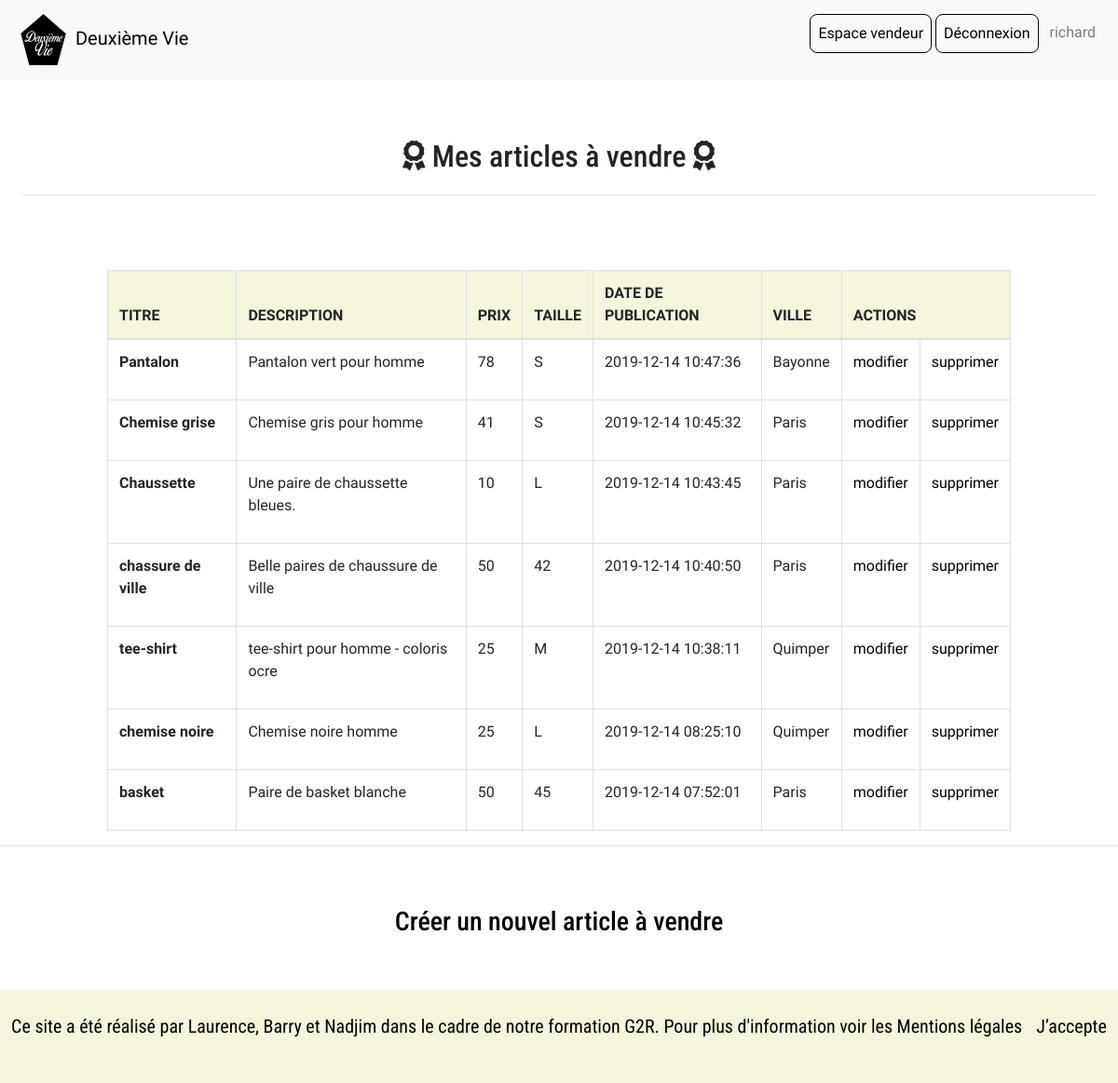
The app's page /article_seller.php (signed in) with its own data.
### tables this page shows
CREATE TABLE IF NOT EXISTS `articles` (
  `id` int(11) NOT NULL AUTO_INCREMENT,
  `title` varchar(255) NOT NULL,
  `description` text,
  `price` decimal(10,0) NOT NULL,
  `size` varchar(15) NOT NULL,
  `published_at` datetime NOT NULL,
  `city` varchar(255) NOT NULL,
  `id_user` int(11) NOT NULL,
  `id_category` int(11) NOT NULL,
  PRIMARY KEY (`id`),
  KEY `id_user` (`id_user`)
);

### article_seller.php (the view, shortened to what this page needs)
<?php include("header.php");
require_once("database.php");
$maRequete = $db->prepare('SELECT * FROM articles WHERE id_user = :boiteidUser ORDER BY published_at DESC');
$maRequete->execute([
    "boiteidUser" => $_SESSION['utilisateur']['id']
]);
$articles = $maRequete->fetchAll();
?>
<div class="starter-template">
        <h1><i class="fas fa-award"></i> Mes articles à vendre <i class="fas fa-award"></i></h1>
<hr>
</div>
<div class="col-md-10 mx-auto">
<table class="table table-bordered">
  <thead>
    <tr>
    <p><th scope="col" style="background: #f5f5dc">TITRE</th></p>
    <p><th scope="col" style="background: #f5f5dc">DESCRIPTION</th></p>
    <p><th scope="col" style="background: #f5f5dc">PRIX</th></p>
    <p><th scope="col" style="background: #f5f5dc">TAILLE</th></p>
    <p><th scope="col" style="background: #f5f5dc">DATE DE PUBLICATION</th></p>
    <p><th scope="col" style="background: #f5f5dc">VILLE</th></p>
    <p><th colspan="2" style="background: #f5f5dc">ACTIONS</th></p>
    </tr>
  </thead>
  <tbody>
  <?php foreach($articles as $article): ?>
    <tr>
      <th scope="row"><?php echo htmlspecialchars($article['title']); ?></th>
        <td><?php echo $article['description']; ?></td>
        <td><?php echo htmlspecialchars($article['price']); ?></td>
        <td><?php echo htmlspecialchars($article['size']); ?></td>
        <td><?php echo htmlspecialchars($article['published_at']); ?></td>
        <td><?php echo htmlspecialchars($article['city']); ?></td>
        <td><a href="article_seller_edit.php?idArticle=<?php echo $article["id"];?>">modifier</a></td>
        <td><a href="article_seller_delete.php?idArticle=<?php echo $article["id"];?>">supprimer</a></td>
    </tr>
  <?php endforeach; ?>
  </tbody>
</table>
</div>
<hr>
<div class="starter-template">
   <h3><a href="article_seller_create.php">Créer un nouvel article à vendre</a></h3>
</div>
<?php include('footer.php');?>

### header.php (shortened to what this page needs)
<!DOCTYPE html>
<html lang="fr">
<head>
    <link rel="stylesheet" href="https://stackpath.bootstrapcdn.com/bootstrap/4.4.1/css/bootstrap.min.css">
    <link rel="stylesheet" href="https://use.fontawesome.com/releases/v5.6.3/css/all.css"
>
    <link rel="stylesheet" href="css/normalize.css">
    <link rel="stylesheet" href="css/style.css">
</head>
<body>
    <nav class="navbar navbar-expand-md navbar-light fixed-top bg-light">
    <a class="navbar-brand" href="index.php">
        <img src="images/logo/logo.png" class="image-logo" alt="image du logo deuxième vie">
        Deuxième Vie
    </a>
    <div class="collapse navbar-collapse" id="navbarCollapse">
        <ul class="navbar-nav ml-auto" >
        <?php if(isset($_SESSION['utilisateur'])): ?>
                <?php if($_SESSION['utilisateur']['role'] === 'customer'): ?>
                    <li  class="nav-item">
                        <a class="nav-link bouton-beige" href="article_seller.php" >Espace vendeur</a>
                    </li>
                <?php endif; ?>
                    <li  class="nav-item">
                            <a class="nav-link bouton-beige" href="user_logout.php" class="site-menu-item">Déconnexion</a>
                    </li>
        <?php endif; ?>
        <?php if(isset($_SESSION['utilisateur'])): ?>
                    <li  class="nav-item">
                        <p class="nav-link"> <?php echo $_SESSION['utilisateur']['name']; ?></p>
                    </li>
        <?php endif; ?>
        </ul>
    </div>
    </nav>
    <div class="header-padding">

### footer.php (shortened to what this page needs)
</div>
<footer class="footer w-100 container-fluid" style="background: #f5f5dc">
        <div class="row justify-content-between col-11 mx-auto">
        <div>
        </div>
            <div>
                <button type="button" class="btn text-black btn-footer p-0 ml-3"  data-toggle="modal" data-target="#modalMentions">Mentions légales</button>
                <button type="button" class="btn text-black  btn-footer p-0 ml-3"  data-toggle="modal" data-target="#modalCGU">CGU</button>
                <button type="button" class="btn text-black  btn-footer p-0 ml-3"  data-toggle="modal" data-target="#modalRGPD">RGPD</button>
            </div>
        </div>
</footer>
</body>
</html>

### css/style.css (style rules this page uses)
*, *:after, *:before { -webkit-box-sizing: border-box; -moz-box-sizing: border-box; box-sizing: border-box; }
body { font-family: 'Thasadith', sans-serif; }
h1,h2,h3,h4,h5,h6 { font-family: 'Roboto Condensed', sans-serif; }
a { text-decoration:none; color:black !important; }
a:link { text-decoration:none; }
a:link { background:transparent !important; }
.header-padding { padding-top: 80px; }
.starter-template { padding: 3rem 1.5rem; text-align: center !important; }
.image-logo { width:60px; height: 60px; }
.footer { color:black; min-height:100px; background-color:#f5f5dc; }
.footer div { padding-top:15px; }
@media screen and (min-width:789px) { .bouton-beige { color:black !important; border:1px solid ; border-radius:8px; transition:.4s; margin-right:4px; } }

### records on screen
articles: title "Pantalon", description "Pantalon vert pour homme", price "78", size "S", published_at "2019-12-14 10:47:36", city "Bayonne"
articles: title "Chemise grise", description "Chemise gris pour homme", price "41", size "S", published_at "2019-12-14 10:45:32", city "Paris"
articles: title "Chaussette", description "Une paire de chaussette bleues.", price "10", size "L", published_at "2019-12-14 10:43:45", city "Paris"
articles: title "chassure de ville", description "Belle paires de chaussure de ville", price "50", size "42", published_at "2019-12-14 10:40:50", city "Paris"
articles: title "tee-shirt", description "tee-shirt pour homme - coloris ocre", price "25", size "M", published_at "2019-12-14 10:38:11", city "Quimper"
articles: title "chemise noire", description "Chemise noire homme", price "25", size "L", published_at "2019-12-14 08:25:10", city "Quimper"
articles: title "basket", description "Paire de basket blanche", price "50", size "45", published_at "2019-12-14 07:52:01", city "Paris"

### other values on screen
$_SESSION['utilisateur']['name'] "richard"
